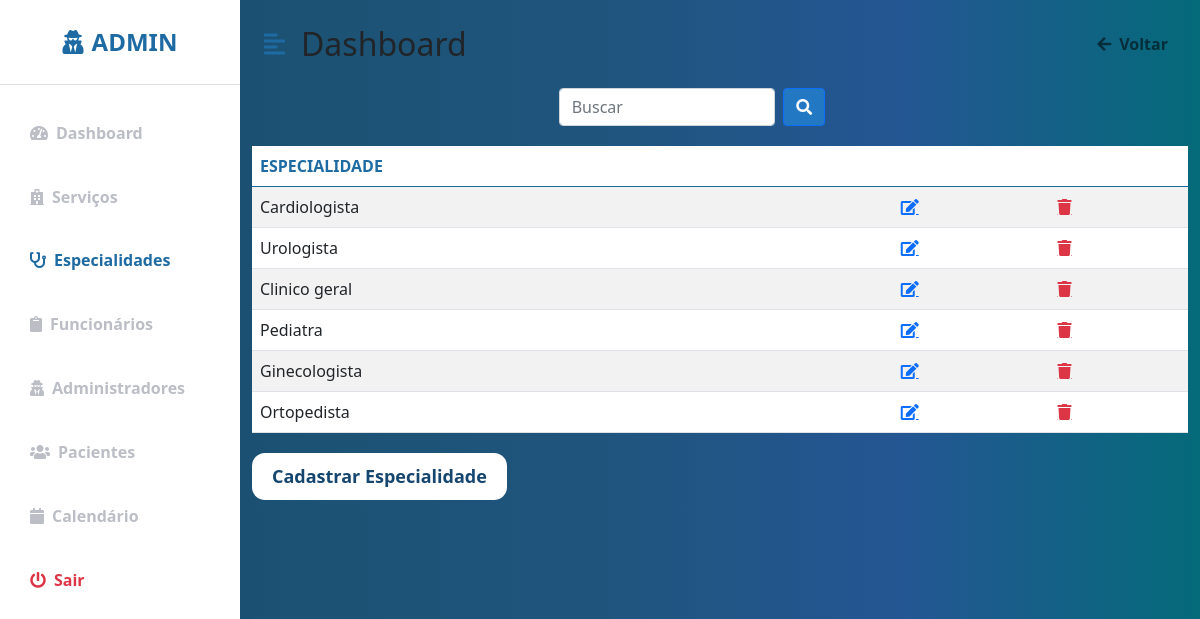
The app's page /Clinica_Manoel_Gomes/espec.php (signed in), older data.
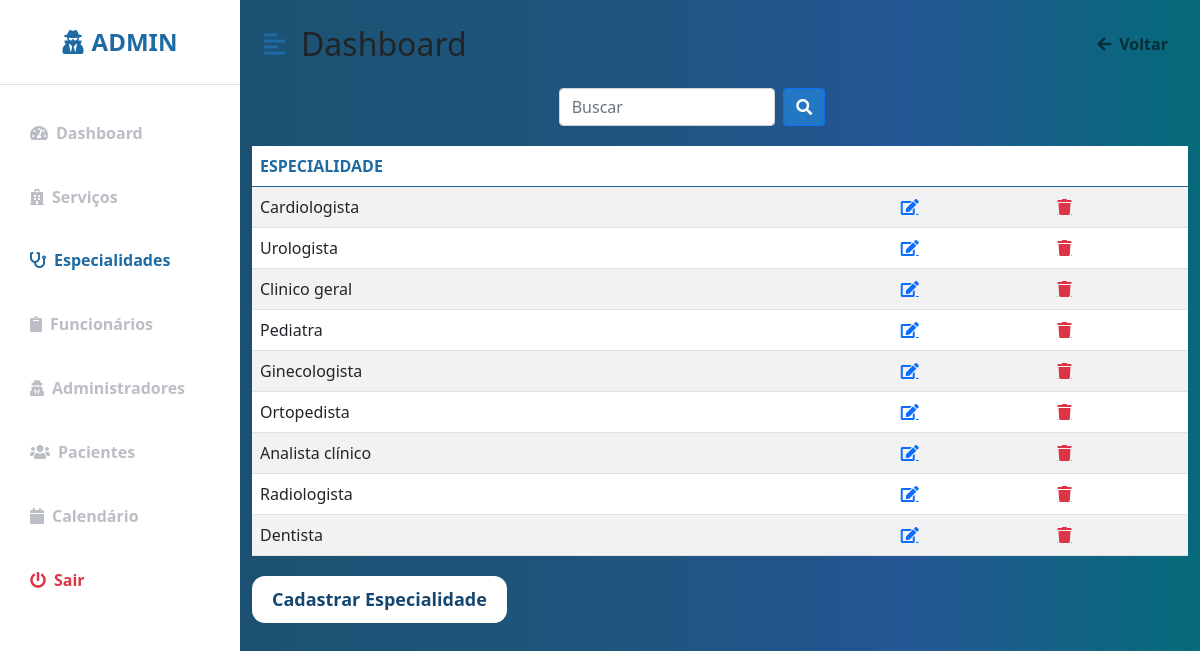
The same page, newer data.
### tables this page shows
CREATE TABLE IF NOT EXISTS `especialidade` (
  `cod_especialidade` int(11) NOT NULL AUTO_INCREMENT,
  `especialidade` varchar(30) NOT NULL,
  PRIMARY KEY (`cod_especialidade`)
);

### Clinica_Manoel_Gomes/espec.php (the view, shortened to what the changed rows need)
<?php
include "conecta_mysql.inc";
?>
<!DOCTYPE html>
<html lang="pt-br">
<head>
    <link href="https://cdn.jsdelivr.net/npm/bootstrap@5.0.0-beta3/dist/css/bootstrap.min.css" rel="stylesheet" />
    <link href="https://cdn.jsdelivr.net/npm/bootstrap@5.0.0-beta3/dist/css/bootstrap.min.css" rel="stylesheet" />
    <link rel="stylesheet" href="_css/perfil.css" />
    <link rel="stylesheet" href="https://cdnjs.cloudflare.com/ajax/libs/font-awesome/5.15.3/css/all.min.css" />
    <link rel="stylesheet" href="_css/form.css" />
</head>
<body>
<div class="d-flex" id="wrapper">
        <div id="page-content-wrapper">
            <nav class="navbar navbar-expand-lg navbar-light bg-transparent py-4 px-4">
                <div class="d-flex align-items-center">
                    <h2 class="fs-2 m-0">Dashboard</h2>
                </div>
            </nav>
            <div class="block">
                <section class="intro">
                    <div class="gradient-custom-1 h-100">
                        <div class="mask d-flex align-items-center h-100">
                        <div class="container">
                            <div class="row justify-content-center">
                            <div class="col-12">
                                <div class="table-responsive bg-white">
                                <table class="table mb-0 table-striped ">
                                    <thead class="color">
                                    <tr>
                                        <th scope="col">ESPECIALIDADE</th>
                                        <th scope="col">  </th>
                                        <th scope="col">  </th>
                                    </tr>
                                    </thead>
                                    <tbody>
                                    <?php
                                        $sql= "SELECT * FROM especialidade";
                                        $res= mysqli_query($mysqli,$sql);
                                        $linhas= mysqli_num_rows($res);
                                        for ($i = 0; $i < $linhas; $i++){
                                            $espec = mysqli_fetch_array ($res);
                                            echo"
                                            <tr>
                                            <td>".$espec['especialidade']."</td>
                                            <td>
                                            <a href='altera_espec.php?cod_especialidade=".$espec["cod_especialidade"]."' class='fas fa-edit'></a>
                                            </td>
                                            <td>
                                            <a href='excluir_espec.php?cod_especialidade=".$espec["cod_especialidade"]."' class='fas fa-trash text-danger'></a>
                                            </td>
                                            </tr>";
                                        }
                                    ?>
                                    </tbody>
                                </table>
                                </div>
                            </div>
                            </div>
                        </div>
                        </div>
                    </div>
                 </section>
                </div>
    </div>
</body>
</html>

Row changes from the older to the newer data that the page shows:
added especialidade: especialidade "Analista clínico"
added especialidade: especialidade "Radiologista"
added especialidade: especialidade "Dentista"
